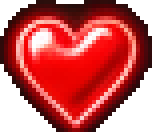
#> input picture assets/pickups/extra_life.png, 152 x 132 px, given in place of asset_sheet_full_campaign.png, which was not available
$ python extract.py ../../assets/pickups/extra_life.png ../../assets/pickups/laser.png
#> lines starting #> are read from the running program, lines starting #| are printed output that depends on the picture; pictures that were not available may be replaced by others from this repository, and a replacement may not be noted
### tools/concept_pack/cut.py
"""Cut sprites out of concept boards: flood-fill the panel background to
transparency, keep the item's own pieces, clean colour noise and upscale 4x
with an edge-preserving pixel-art scaler (EPX/Scale2x twice)."""
from PIL import Image, ImageFilter
from collections import deque

def dist2(a, b):
    return (a[0]-b[0])**2 + (a[1]-b[1])**2 + (a[2]-b[2])**2

def cut(src, box, seed, tol=30, keep_extra=True, strip_shadow=True):
    im = src.crop(box).convert("RGB")
    w, h = im.size
    px = im.load()
    border = [px[x, 0] for x in range(w)] + [px[x, h-1] for x in range(w)] + [px[0, y] for y in range(h)] + [px[w-1, y] for y in range(h)]
    border.sort(key=lambda c: c[0]+c[1]+c[2])
    ref = border[len(border)//2]
    t2 = tol*tol
    bg = bytearray(w*h)
    q = deque()
    for x in range(w):
        for y in (0, h-1):
            q.append((x, y))
    for y in range(h):
        for x in (0, w-1):
            q.append((x, y))
    while q:
        x, y = q.popleft()
        i = y*w+x
        if bg[i] or dist2(px[x, y], ref) > t2:
            continue
        # Local reference follows the panel gradient.
        bg[i] = 1
        for nx, ny in ((x+1,y),(x-1,y),(x,y+1),(x,y-1)):
            if 0 <= nx < w and 0 <= ny < h and not bg[ny*w+nx]:
                if dist2(px[nx, ny], px[x, y]) < 14*14 or dist2(px[nx, ny], ref) < t2:
                    q.append((nx, ny))
    # Enclosed pockets of panel colour (between legs, inside arms) are background too.
    seen = bytearray(w*h)
    for i0 in range(w*h):
        if bg[i0] or seen[i0] or dist2(px[i0 % w, i0 // w], ref) > (tol * 0.8) ** 2:
            continue
        stack = [i0]; seen[i0] = 1; region = []
        while stack:
            j = stack.pop(); region.append(j)
            x, y = j % w, j // w
            for nx, ny in ((x+1,y),(x-1,y),(x,y+1),(x,y-1)):
                if 0 <= nx < w and 0 <= ny < h:
                    k = ny*w+nx
                    if not bg[k] and not seen[k] and dist2(px[nx, ny], ref) <= (tol * 0.8) ** 2:
                        seen[k] = 1; stack.append(k)
        if len(region) >= 10:
            for j in region:
                bg[j] = 1
    # Connected components of the foreground.
    comp = [0]*(w*h)
    comps = []
    for i in range(w*h):
        if bg[i] or comp[i]:
            continue
        cid = len(comps)+1
        stack = [i]; comp[i] = cid
        pts = []; touches = False
        while stack:
            j = stack.pop(); pts.append(j)
            x, y = j % w, j // w
            if x == 0 or y == 0 or x == w-1 or y == h-1:
                touches = True
            for dx in (-1, 0, 1):
                for dy in (-1, 0, 1):
                    nx, ny = x+dx, y+dy
                    if 0 <= nx < w and 0 <= ny < h:
                        k = ny*w+nx
                        if not bg[k] and not comp[k]:
                            comp[k] = cid; stack.append(k)
        comps.append((pts, touches))
    sx, sy = seed[0]-box[0], seed[1]-box[1]
    main = comp[sy*w+sx]
    if main == 0:  # seed landed on background: take the biggest piece
        main = max(range(len(comps)), key=lambda c: len(comps[c][0])) + 1
    keep = set([main])
    if keep_extra:
        for c, (pts, touches) in enumerate(comps, 1):
            if c != main and not touches and len(pts) >= max(6, len(comps[main-1][0]) * 0.02):
                keep.add(c)
    # Painted floor shadows: dark, bluish, low-saturation pixels in the bottom band.
    ys = [i // w for i in range(w*h) if comp[i] in keep]
    if ys and strip_shadow:
        y0 = max(ys) - int((max(ys) - min(ys)) * 0.14)
        for i in range(w*h):
            if comp[i] in keep and i // w >= y0:
                r, g, b = px[i % w, i // w]
                if max(r, g, b) < 70 and b >= r and max(r, g, b) - min(r, g, b) < 26:
                    comp[i] = 0
    out = Image.new("RGBA", (w, h), (0, 0, 0, 0))
    op = out.load()
    for i in range(w*h):
        if comp[i] in keep:
            op[i % w, i // w] = px[i % w, i // w] + (255,)
    return out.crop(out.getbbox())

# [27 lines left out: functions denoise, scale2x, not called in this run]

def upscale4(im, colors=96):
    return scale2x(scale2x(denoise(im, colors)))


def nearest(im, k=4):
    return im.resize((im.width*k, im.height*k), Image.NEAREST)

# [19 lines left out: function sheet, not called in this run]

### tools/concept_pack/extract.py
"""Re-cuts the Jungle Assault concept pack into game sprites.

    python3 tools/concept_pack/extract.py <unzipped pack folder> <output folder>
    python3 tools/concept_pack/env_art.py <unzipped pack folder> <output folder>

Copy the PNGs from the output folder into assets/. Requires Pillow."""
import sys, os, json
sys.path.insert(0, os.path.dirname(os.path.abspath(__file__)))
from cut import cut, nearest, sheet
from PIL import Image, ImageDraw
P, OUT = sys.argv[1], sys.argv[2]
FC = Image.open(P + "/asset_sheet_full_campaign.png").convert("RGB")
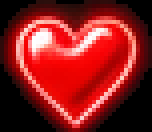
#> FC: PIL image 152x132 RGB; mean R, G, B 137.3, 31.1, 30.4
OV = Image.open(P + "/asset_sheet_overview.png").convert("RGB")
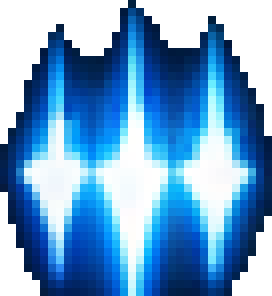
#> input picture assets/pickups/laser.png, 136 x 148 px, given in place of asset_sheet_overview.png, which was not available (shown 2 times larger)
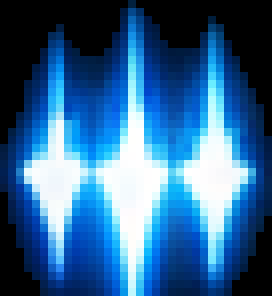
#> OV: PIL image 136x148 RGB (shown 2 times larger); mean R, G, B 49.9, 101, 146.1
CAT = Image.open(P + "/asset_sheet_enemy_boss_vehicle_catalog.png").convert("RGB")
made = {}
def save(img, rel):
    path = os.path.join(OUT, rel); os.makedirs(os.path.dirname(path), exist_ok=True)
    img.save(path, optimize=True); made[rel] = img
    return img

# --- player (overview board: one consistent character with many frames) ---
def ov(box, seed): return cut(OV, box, seed)
#> in cut, `im = src.crop(box).convert("RGB")`: im: PIL image 66x80 RGB; every value is 0
#> in cut, `border = [px[x, 0] for x in range(w)] + [px[x, h-1] for x in range(w)]..`: border = 292 items, first 6: (0, 0, 0), (0, 0, 0), (0, 0, 0), (0, 0, 0), (0, 0, 0), (0, 0, 0)
#> in cut, `ref = border[len(border)//2]`: ref = (0, 0, 0)
#> after the loop in cut, `for i in range(w*h):`: comps = []
#> in cut, `main = comp[sy*w+sx]`: main = 0
frames = {
#> (the run stopped early here; a loop or call above may not have finished)
